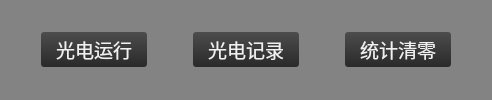
                   <widget class="QWidget" name="widget_28" native="true">
                    <property name="minimumSize">
                     <size>
                      <width>0</width>
                      <height>40</height>
                     </size>
                    </property>
                    <property name="styleSheet">
                     <string notr="true">background-color: rgb(131, 131, 131);</string>
                    </property>
                    <layout class="QHBoxLayout" name="horizontalLayout_51">
                     <property name="leftMargin">
                      <number>1</number>
                     </property>
                     <property name="topMargin">
                      <number>1</number>
                     </property>
                     <property name="rightMargin">
                      <number>1</number>
                     </property>
                     <property name="bottomMargin">
                      <number>1</number>
                     </property>
                     <item>
                      <spacer name="horizontalSpacer_2">
                       <property name="orientation">
                        <enum>Qt::Horizontal</enum>
                       </property>
                       <property name="sizeHint" stdset="0">
                        <size>
                         <width>40</width>
                         <height>20</height>
                        </size>
                       </property>
                      </spacer>
                     </item>
                     <item>
                      <widget class="QPushButton" name="pushButtonQZRun">
                       <property name="sizePolicy">
                        <sizepolicy hsizetype="Preferred" vsizetype="Preferred">
                         <horstretch>0</horstretch>
                         <verstretch>0</verstretch>
                        </sizepolicy>
                       </property>
                       <property name="minimumSize">
                        <size>
                         <width>80</width>
                         <height>16</height>
                        </size>
                       </property>
                       <property name="maximumSize">
                        <size>
                         <width>16777215</width>
                         <height>35</height>
                        </size>
                       </property>
                       <property name="font">
                        <font>
                         <family>微软雅黑</family>
                         <pointsize>14</pointsize>
                        </font>
                       </property>
                       <property name="styleSheet">
                        <string notr="true">QPushButton#pushButtonQZRun{
	border-style: none;
	border: 0px;
	color: #F0F0F0;
	padding: 0px;	
	min-height: 16px;
	border-radius:3px;
	background: qlineargradient(spread:pad, x1:0, y1:0, x2:0, y2:1, stop:0 #4D4D4D, stop:1 #292929); 
}

QPushButton#pushButtonQZRun:hover{ 
	background: qlineargradient(spread:pad, x1:0, y1:0, x2:0, y2:1, stop:0 #636363, stop:1 #575757);
}

QPushButton#pushButtonQZRun:pressed{ 
	background: qlineargradient(spread:pad, x1:0, y1:0, x2:0, y2:1, stop:0 #4D4D4D, stop:1 #292929);
}</string>
                       </property>
                       <property name="text">
                        <string>   光电运行   </string>
                       </property>
                      </widget>
                     </item>
                     <item>
                      <spacer name="horizontalSpacer_43">
                       <property name="orientation">
                        <enum>Qt::Horizontal</enum>
                       </property>
                       <property name="sizeHint" stdset="0">
                        <size>
                         <width>40</width>
                         <height>20</height>
                        </size>
                       </property>
                      </spacer>
                     </item>
                     <item>
                      <widget class="QPushButton" name="pushButtonQZRecord">
                       <property name="sizePolicy">
                        <sizepolicy hsizetype="Preferred" vsizetype="Preferred">
                         <horstretch>0</horstretch>
                         <verstretch>0</verstretch>
                        </sizepolicy>
                       </property>
                       <property name="minimumSize">
                        <size>
                         <width>80</width>
                         <height>16</height>
                        </size>
                       </property>
                       <property name="maximumSize">
                        <size>
                         <width>16777215</width>
                         <height>35</height>
                        </size>
                       </property>
                       <property name="font">
                        <font>
                         <family>微软雅黑</family>
                         <pointsize>14</pointsize>
                        </font>
                       </property>
                       <property name="styleSheet">
                        <string notr="true">QPushButton#pushButtonQZRecord{
	border-style: none;
	border: 0px;
	color: #F0F0F0;
	padding: 0px;	
	min-height: 16px;
	border-radius:3px;
	background: qlineargradient(spread:pad, x1:0, y1:0, x2:0, y2:1, stop:0 #4D4D4D, stop:1 #292929); 
}

QPushButton#pushButtonQZRecord:hover{ 
	background: qlineargradient(spread:pad, x1:0, y1:0, x2:0, y2:1, stop:0 #636363, stop:1 #575757);
}

QPushButton#pushButtonQZRecord:pressed{ 
	background: qlineargradient(spread:pad, x1:0, y1:0, x2:0, y2:1, stop:0 #4D4D4D, stop:1 #292929);
}</string>
                       </property>
                       <property name="text">
                        <string>   光电记录   </string>
                       </property>
                      </widget>
                     </item>
                     <item>
                      <spacer name="horizontalSpacer_48">
                       <property name="orientation">
                        <enum>Qt::Horizontal</enum>
                       </property>
                       <property name="sizeHint" stdset="0">
                        <size>
                         <width>40</width>
                         <height>20</height>
                        </size>
                       </property>
                      </spacer>
                     </item>
                     <item>
                      <widget class="QPushButton" name="pushButtonQZResetNum">
                       <property name="sizePolicy">
                        <sizepolicy hsizetype="Preferred" vsizetype="Preferred">
                         <horstretch>0</horstretch>
                         <verstretch>0</verstretch>
                        </sizepolicy>
                       </property>
                       <property name="minimumSize">
                        <size>
                         <width>80</width>
                         <height>16</height>
                        </size>
                       </property>
                       <property name="maximumSize">
                        <size>
                         <width>16777215</width>
                         <height>35</height>
                        </size>
                       </property>
                       <property name="font">
                        <font>
                         <family>微软雅黑</family>
                         <pointsize>14</pointsize>
                        </font>
                       </property>
                       <property name="styleSheet">
                        <string notr="true">QPushButton#pushButtonQZResetNum{
	border-style: none;
	border: 0px;
	color: #F0F0F0;
	padding: 0px;	
	min-height: 16px;
	border-radius:3px;
	background: qlineargradient(spread:pad, x1:0, y1:0, x2:0, y2:1, stop:0 #4D4D4D, stop:1 #292929); 
}

QPushButton#pushButtonQZResetNum:hover{ 
	background: qlineargradient(spread:pad, x1:0, y1:0, x2:0, y2:1, stop:0 #636363, stop:1 #575757);
}

QPushButton#pushButtonQZResetNum:pressed{ 
	background: qlineargradient(spread:pad, x1:0, y1:0, x2:0, y2:1, stop:0 #4D4D4D, stop:1 #292929);
}</string>
                       </property>
                       <property name="text">
                        <string>   统计清零   </string>
                       </property>
                      </widget>
                     </item>
                     <item>
                      <spacer name="horizontalSpacer_26">
                       <property name="orientation">
                        <enum>Qt::Horizontal</enum>
                       </property>
                       <property name="sizeHint" stdset="0">
                        <size>
                         <width>40</width>
                         <height>20</height>
                        </size>
                       </property>
                      </spacer>
                     </item>
                    </layout>
                   </widget>
